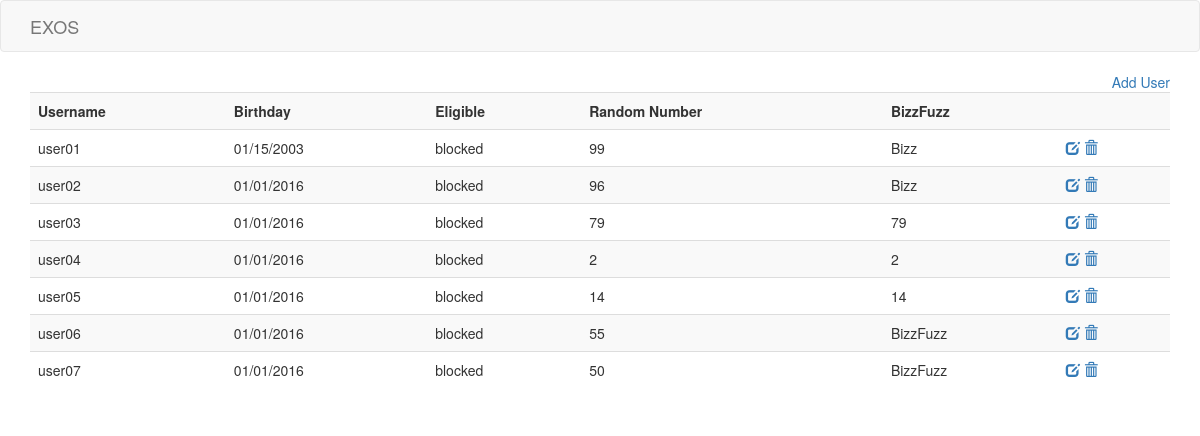
Screenshot of /user/list/ with the database file from the repository.
### userprofile/models.py (models this page shows, shortened)
class UserProfile(models.Model):
    user = models.OneToOneField(User)
    random_number = models.IntegerField()
    birthday = models.DateField(help_text=_("In YYYY-MM-DD format"))

### userprofile/views.py (the view)
class UserProfileListView(ListView):
    model = UserProfile
    template_name = 'user_profile/list.html'
    context_object_name = 'profile_list'

### userprofile/templatetags/profiletags.py (called while the page is built)
@register.simple_tag
def bizzfuzz(profile):
    if profile.random_number % 5 == 0 and profile.random_number % 3:
        return 'BizzFuzz'
    elif profile.random_number % 5 == 0:
        return 'Fuzz'
    elif profile.random_number % 3 == 0:
        return 'Bizz'
    else:
        return profile.random_number

@register.simple_tag
def check_age(profile):
    if int((date.today() - profile.birthday).days/365) > 13:
        return 'allowed'
    else:
        return 'blocked'

### userprofile/templates/user_profile/list.html (shortened to what this page needs)
{% extends "base.html" %}
{% load staticfiles bootstrap3 i18n profiletags %}
{% block content %}
<div class="rows">
    <div class="cols-xs-1">
        <a href="{% url 'add' %}" class="pull-right">{% trans 'Add User' %}</a>
    </div>
</div>
<div class="rows">
    <div class="cols-xs-1">
        <table class="table table-striped">
        <tr>
            <th>{% trans 'Username'  %}</th>
            <th>{% trans 'Birthday'  %}</th>
            <th>{% trans 'Eligible'  %}</th>
            <th>{% trans 'Random Number'  %}</th>
            <th>{% trans 'BizzFuzz'  %}</th>
            <th> </th>
        </tr>
        {% for profile in profile_list %}
        <tr>
            <td>{{ profile.user.username }}</td>
            <td>{{ profile.birthday|date:'m/d/Y' }}</td>
            <td>{% check_age profile %}</td>
            <td class="yesss">{{ profile.random_number }}</td>
            <td>{% bizzfuzz profile %}</td>
            <td>
                <a href="{% url 'update' profile.id %}"><span class="glyphicon glyphicon-edit" aria-hidden="true"></span></a>
                <a href="{% url 'delete' profile.id %}" class="delete_profile"><span class="glyphicon glyphicon-trash" aria-hidden="true"></span></a>
            </td>
        </tr>
        {% endfor %}
        </table>
    </div>
</div>
{% endblock content %}

### templates/base.html (shortened to what this page needs)
<!DOCTYPE html>
<html lang="en">
  <head>
  <link rel="stylesheet" href="https://maxcdn.bootstrapcdn.com/bootstrap/3.3.7/css/bootstrap.min.css">
  </head>
  <body>
    <header class="navbar navbar-default">
      <div class="container">
         <a class="navbar-brand" href="{% url 'list' %}">EXOS</a>
      </div>
    </header>
    <div class="container">
    {% block content %}
    {% endblock content %}
    </div>
  </body>
</html>

### rows the page displays
UserProfile: user.username "user01", birthday "01/15/2003", birthday "blocked", random_number "99", random_number "Bizz"
UserProfile: user.username "user02", birthday "01/01/2016", birthday "blocked", random_number "96", random_number "Bizz"
UserProfile: user.username "user03", birthday "01/01/2016", birthday "blocked", random_number "79"
UserProfile: user.username "user04", birthday "01/01/2016", birthday "blocked", random_number "2"
UserProfile: user.username "user05", birthday "01/01/2016", birthday "blocked", random_number "14"
UserProfile: user.username "user06", birthday "01/01/2016", birthday "blocked", random_number "55", random_number "BizzFuzz"
UserProfile: user.username "user07", birthday "01/01/2016", birthday "blocked", random_number "50", random_number "BizzFuzz"
